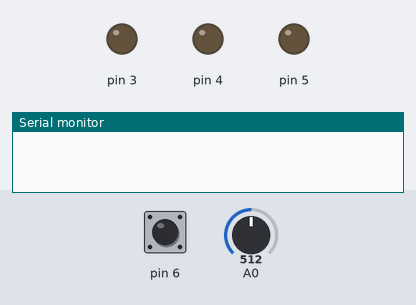
Simulated run of this sketch. Board: Arduino Uno, built with avr-gcc and run on an emulated ATmega328P. Shown: output pins drawn as LEDs (lit = HIGH), the last lines printed to the serial monitor. Dashed ring = blinking. The test bench sets the inputs (shaded band); at power-on: pin 6 HIGH, A0 = 512.

Above: at 1.2 s.
1.3 s: pin 6 pulled LOW for 0.15 s
At 1.45 s:
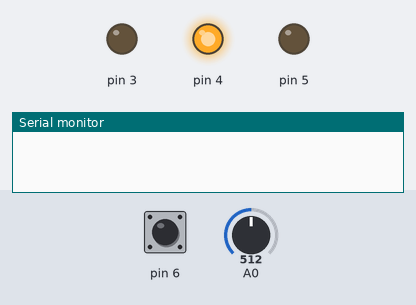
3.1 s: pin 6 pulled LOW for 3.2 s
At 3.35 s:
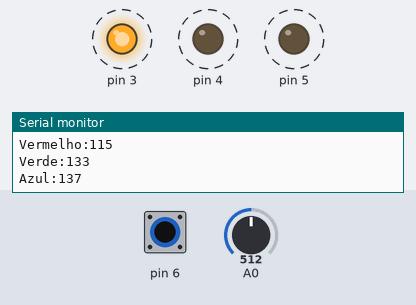
Timing chart, 0 to 7.9 s (numbered marks = the images above; inputs shaded):
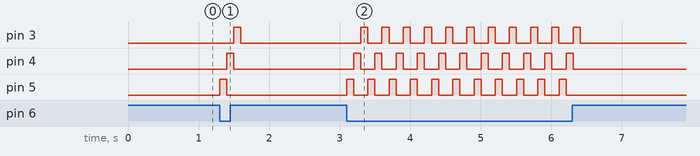

Measured:
- after the input at 1.3 s, pin 3: LOW → HIGH after 0.20 s, → LOW 0.10 s later; pin 4: LOW → HIGH after 0.10 s, → LOW 0.10 s later; pin 5: LOW → HIGH at once, → LOW 0.10 s later
- after the input at 3.1 s, pin 3: alternates HIGH for 0.10 s and LOW for 0.20 s, 22 changes in all, then stays LOW, starting after 0.20 s; pin 4: alternates HIGH for 0.10 s and LOW for 0.20 s, 22 changes in all, then stays LOW, starting after 0.10 s; pin 5: alternates HIGH for 0.10 s and LOW for 0.20 s, 22 changes in all, then stays LOW, starting at once

The sketch:

color-picker.ino
```cpp
// Readings for White
int wR=800;
int wG=735;
int wB=715;

// Readings for Black
int bR=275;
int bG=266;
int bB=275;

void setup() {
  Serial.begin(9600);
  pinMode(5, OUTPUT);
  pinMode(4, OUTPUT);
  pinMode(3, OUTPUT);
  pinMode(6, INPUT_PULLUP);
}

void loop() {
    int R, G, B;

    int value=digitalRead(6);
    //Quando o botão está pressionado

    //Serial.println(analogRead(0));delay(100);// leitura contínua do LDR

    if(value == 0)  {

    //Liga a LED RGB com Vermelho
    digitalWrite(5, HIGH);
    digitalWrite(4, LOW);
    digitalWrite(3, LOW);
    delay(100);
    R = analogRead(0);

    //Liga a LED RGB com Verde
    digitalWrite(4, HIGH);
    digitalWrite(5, LOW);
    digitalWrite(3, LOW);
    delay(100);
    G = analogRead(0);

    //Liga a LED RGB com Azul
    digitalWrite(3, HIGH);
    digitalWrite(5, LOW);
    digitalWrite(4, LOW);
    delay(100);
    B = analogRead(0);

    digitalWrite(5, LOW);
     digitalWrite(4, LOW);
    digitalWrite(3, LOW);

        // normalizar
        /*
    Serial.print("Vermelho:");
    Serial.println(R);
    Serial.print("Verde:");
    Serial.println(G);
    Serial.print("Azul:");
    Serial.println(B );
*/
   R=map(R, bR, wR, 0, 255);
   G=map(G, bG, wG, 0, 255);
   B=map(B, bB, wB, 0, 255);

   if( R < 0) R = 0;
   if( G < 0) G = 0;
   if( B < 0) B = 0;
   if( R > 255 ) R = 255;
   if( G > 255 ) G = 255;
   if( B > 255 ) B = 255;

    Serial.print("Vermelho:");
    Serial.println(R);
    Serial.print("Verde:");
    Serial.println(G);
    Serial.print("Azul:");
    Serial.println(B );
    }

}
```
